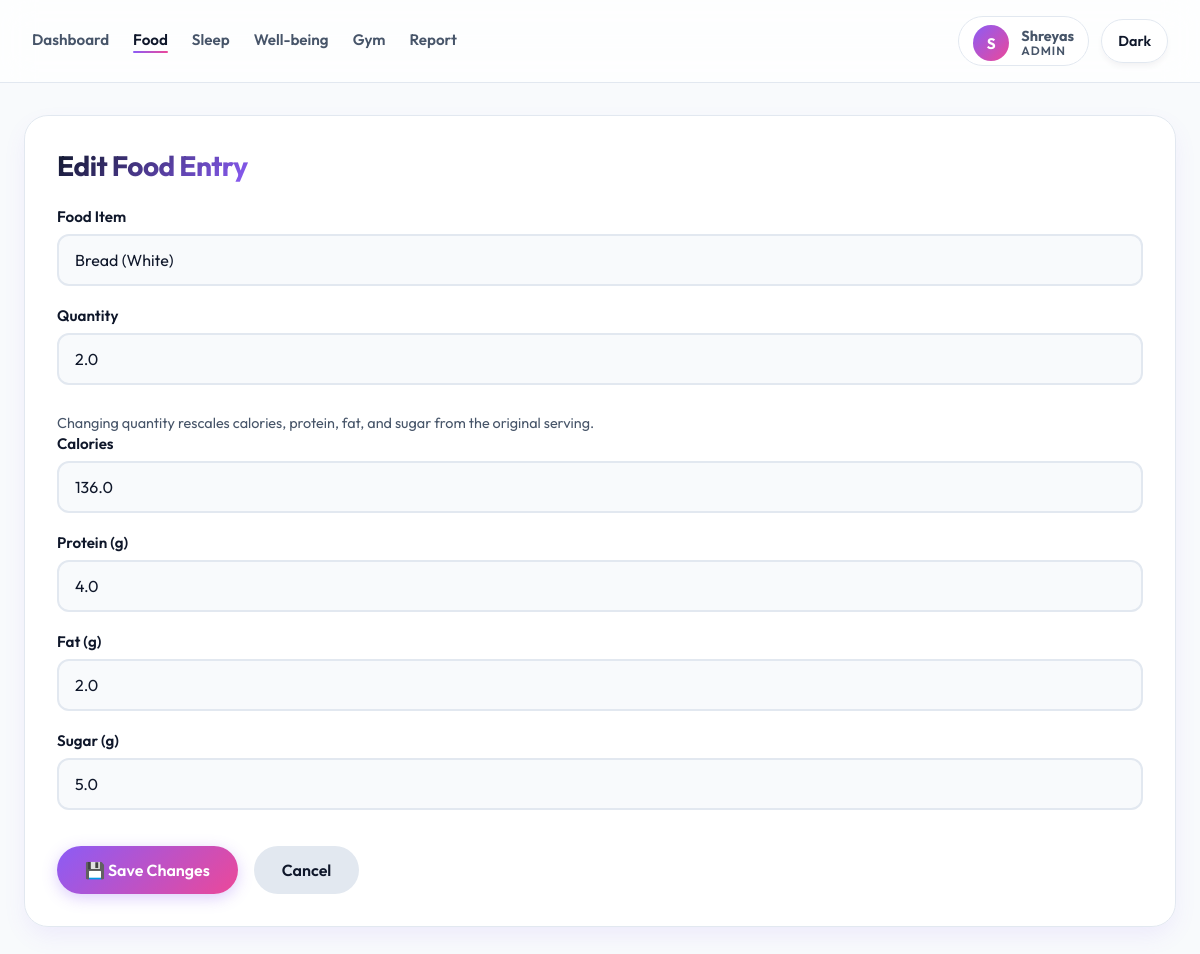
Page /food/edit/137 (signed in) on the committed database.
### tables this page shows
CREATE TABLE "users" (
            id INTEGER PRIMARY KEY AUTOINCREMENT,
            email TEXT UNIQUE NOT NULL,
            password_hash TEXT NOT NULL,
            name TEXT,
            age INTEGER,
            height REAL,
            weight REAL,
            role TEXT NOT NULL DEFAULT 'user',
            is_active INTEGER NOT NULL DEFAULT 1,
            created_at TEXT NOT NULL DEFAULT CURRENT_TIMESTAMP
        );

CREATE TABLE food_log (
            id INTEGER PRIMARY KEY AUTOINCREMENT,
            date TEXT,
            meal TEXT,
            food TEXT,
            qty REAL,
            calories REAL,
            protein REAL,
            fat REAL,
            sugar REAL
        , user_id INTEGER);

### app.py (the view, shortened to what this page needs)
@app.route("/food/edit/<int:item_id>", methods=["GET", "POST"])
@login_required
def edit_food(item_id):
    db = get_db()
    food_row = db.execute(
        "SELECT * FROM food_log WHERE id = ? AND user_id = ?",
        (item_id, current_user.id),
    ).fetchone()
    if not food_row:
        db.close()
        abort(404)
    db.close()
    return render_page("edit_food.html", active_page="food", f=food_row)

### app.py (called while the page is built)
def get_db():
    db = sqlite3.connect(DB_NAME)
    db.row_factory = sqlite3.Row
    db.execute("PRAGMA foreign_keys = ON")
    return db

def get_user_by_id(user_id):
    db = get_db()
    row = db.execute("SELECT * FROM users WHERE id = ?", (user_id,)).fetchone()
    db.close()
    return User(row) if row else None

def render_page(template_name, **context):
    return render_template(template_name, **context)

@login_manager.user_loader
def load_user(user_id):
    return get_user_by_id(int(user_id))

    @property
    def is_active(self):
        return self.active

### templates/edit_food.html (shortened to what this page needs)
<!DOCTYPE html>
<html lang="en">
<head>
    <link rel="stylesheet" href="/static/style.css">
</head>
<body>
{% include "_navbar.html" %}
<div class="page-container">
    <div class="card">
        <h2>Edit Food Entry</h2>
        <form method="post">
            <div class="form-row">
                <label>Food Item</label>
                <input type="text" value="{{ f.food }}" disabled>
            </div>
            <div class="form-row">
                <label>Quantity</label>
                <input
                    type="number"
                    step="0.1"
                    name="qty"
                    id="qtyInput"
                    value="{{ f.qty }}"
                    min="0.1"
                    required
                >
                <small class="field-hint">Changing quantity rescales calories, protein, fat, and sugar from the original serving.</small>
            </div>
            <div class="form-row">
                <label>Calories</label>
                <input
                    type="number"
                    step="0.1"
                    name="calories"
                    id="caloriesInput"
                    value="{{ f.calories }}"
                    required
                >
            </div>
            <div class="form-row">
                <label>Protein (g)</label>
                <input
                    type="number"
                    step="0.1"
                    name="protein"
                    id="proteinInput"
                    value="{{ f.protein }}"
                    required
                >
            </div>
            <div class="form-row">
                <label>Fat (g)</label>
                <input
                    type="number"
                    step="0.1"
                    name="fat"
                    id="fatInput"
                    value="{{ f.fat }}"
                    required
                >
            </div>
            <div class="form-row">
                <label>Sugar (g)</label>
                <input
                    type="number"
                    step="0.1"
                    name="sugar"
                    id="sugarInput"
                    value="{{ f.sugar }}"
                    required
                >
            </div>
            <div class="form-actions">
                <button type="submit" class="primary-btn">
                    💾 Save Changes
                </button>
                <a href="/food?date={{ f.date }}" class="secondary-btn">
                    Cancel
                </a>
            </div>
        </form>
    </div>
</div>
</body>
</html>

### templates/_navbar.html (shortened to what this page needs)
<nav class="navbar">
    <div class="nav-left" id="navMenu">
        <a href="{{ url_for('index') }}" class="{{ 'active' if active_page == 'dashboard' else '' }}">Dashboard</a>
        <a href="{{ url_for('food') }}" class="{{ 'active' if active_page == 'food' else '' }}">Food</a>
        <a href="{{ url_for('sleep') }}" class="{{ 'active' if active_page == 'sleep' else '' }}">Sleep</a>
        <a href="{{ url_for('wellbeing') }}" class="{{ 'active' if active_page == 'wellbeing' else '' }}">Well-being</a>
        <a href="{{ url_for('gym') }}" class="{{ 'active' if active_page == 'gym' else '' }}">Gym</a>
        <a href="{{ url_for('report') }}" class="{{ 'active' if active_page == 'report' else '' }}">Report</a>
    </div>
    <div class="nav-right">
        {% if current_user.is_authenticated %}
        <a href="{{ url_for('profile') }}" class="nav-user nav-user-link">
            <div class="nav-avatar nav-avatar-fallback">{{ current_user.name[:1] | upper }}</div>
            <div class="nav-user-meta">
                <strong>{{ current_user.name }}</strong>
                <span>{{ current_user.role|title }}</span>
            </div>
        </a>
        {% endif %}
        <button id="themeToggle" class="theme-btn">Dark</button>
    </div>
</nav>

### rows in the picture
users: name "S", name "Shreyas", role "ADMIN"
food_log: food "Bread (White)", qty "2.0", calories "136.0", protein "4.0", fat "2.0", sugar "5.0"
